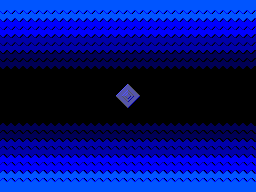

The image is a tile-based game level rendered from a .tmx file. Its description and complete source (layers, tilesets, objects, tile grids) follow:
An orthogonal 32x24 tile map with 8x8 px tiles, 1 tile layer (Tile Layer 1).

<map version="1.10" tiledversion="1.11.2" orientation="orthogonal" renderorder="right-down" width="32" height="24" tilewidth="8" tileheight="8" infinite="0" nextlayerid="2" nextobjectid="1">
 <tileset firstgid="1" source="tileset_2.tsx" />
 <layer id="1" name="Tile Layer 1" width="32" height="24">
  <data encoding="csv">
1,1,1,1,1,1,1,1,1,1,1,1,1,1,1,1,1,1,1,1,1,1,1,1,1,1,1,1,1,1,1,1,
2,2,2,2,2,2,2,2,2,2,2,2,2,2,2,2,2,2,2,2,2,2,2,2,2,2,2,2,2,2,2,2,
3,3,3,3,3,3,3,3,3,3,3,3,3,3,3,3,3,3,3,3,3,3,3,3,3,3,3,3,3,3,3,3,
4,4,4,4,4,4,4,4,4,4,4,4,4,4,4,4,4,4,4,4,4,4,4,4,4,4,4,4,4,4,4,4,
5,5,5,5,5,5,5,5,5,5,5,5,5,5,5,5,5,5,5,5,5,5,5,5,5,5,5,5,5,5,5,5,
6,6,6,6,6,6,6,6,6,6,6,6,6,6,6,6,6,6,6,6,6,6,6,6,6,6,6,6,6,6,6,6,
7,7,7,7,7,7,7,7,7,7,7,7,7,7,7,7,7,7,7,7,7,7,7,7,7,7,7,7,7,7,7,7,
8,8,8,8,8,8,8,8,8,8,8,8,8,8,8,8,8,8,8,8,8,8,8,8,8,8,8,8,8,8,8,8,
9,9,9,9,9,9,9,9,9,9,9,9,9,9,9,9,9,9,9,9,9,9,9,9,9,9,9,9,9,9,9,9,
10,10,10,10,10,10,10,10,10,10,10,10,10,10,10,10,10,10,10,10,10,10,10,10,10,10,10,10,10,10,10,10,
10,10,10,10,10,10,10,10,10,10,10,10,10,10,10,11,12,10,10,10,10,10,10,10,10,10,10,10,10,10,10,10,
10,10,10,10,10,10,10,10,10,10,10,10,10,10,11,13,14,12,10,10,10,10,10,10,10,10,10,10,10,10,10,10,
10,10,10,10,10,10,10,10,10,10,10,10,10,10,15,16,17,18,10,10,10,10,10,10,10,10,10,10,10,10,10,10,
10,10,10,10,10,10,10,10,10,10,10,10,10,10,10,15,18,10,10,10,10,10,10,10,10,10,10,10,10,10,10,10,
10,10,10,10,10,10,10,10,10,10,10,10,10,10,10,10,10,10,10,10,10,10,10,10,10,10,10,10,10,10,10,10,
19,19,19,19,19,19,19,19,19,19,19,19,19,19,19,19,19,19,19,19,19,19,19,19,19,19,19,19,19,19,19,19,
20,20,20,20,20,20,20,20,20,20,20,20,20,20,20,20,20,20,20,20,20,20,20,20,20,20,20,20,20,20,20,20,
21,21,21,21,21,21,21,21,21,21,21,21,21,21,21,21,21,21,21,21,21,21,21,21,21,21,21,21,21,21,21,21,
22,22,22,22,22,22,22,22,22,22,22,22,22,22,22,22,22,22,22,22,22,22,22,22,22,22,22,22,22,22,22,22,
23,23,23,23,23,23,23,23,23,23,23,23,23,23,23,23,23,23,23,23,23,23,23,23,23,23,23,23,23,23,23,23,
24,24,24,24,24,24,24,24,24,24,24,24,24,24,24,24,24,24,24,24,24,24,24,24,24,24,24,24,24,24,24,24,
25,25,25,25,25,25,25,25,25,25,25,25,25,25,25,25,25,25,25,25,25,25,25,25,25,25,25,25,25,25,25,25,
26,26,26,26,26,26,26,26,26,26,26,26,26,26,26,26,26,26,26,26,26,26,26,26,26,26,26,26,26,26,26,26,
1,1,1,1,1,1,1,1,1,1,1,1,1,1,1,1,1,1,1,1,1,1,1,1,1,1,1,1,1,1,1,1
</data>
 </layer>
</map>
